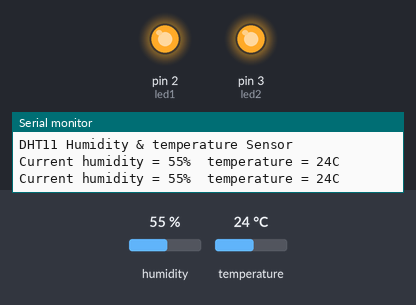
The sketch below on a simulated Arduino Uno, built with avr-gcc and run on an emulated ATmega328P. On the bench: output pins drawn as LEDs (lit = HIGH), the last lines printed to the serial monitor. The test bench sets the inputs (shaded band); at power-on: temperature 24 °C, humidity 55 %. Pins used as bus, display or sensor lines are not drawn.

Above: at 8.7 s.
8.8 s: temperature set to 34 °C
17.7 s: temperature set to 37 °C
At 27.5 s:
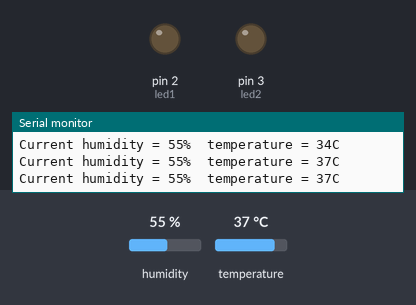
28.1 s: temperature set to 12 °C
At 38.1 s:
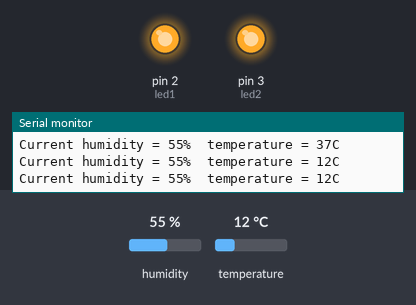
Timing chart, 0 to 39.6 s (numbered marks = the images above; inputs shaded):
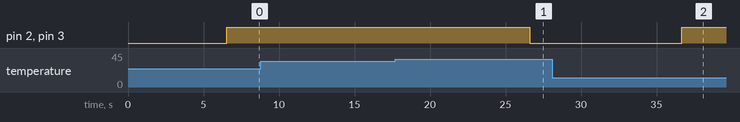

Measured:
- the behaviour switches between 35 and 36 °C on temperature (found by bisection; images 0 and 1)
- after the input at 17.7 s, pin 2 (led1), pin 3 (led2): HIGH → LOW after 8.9 s
- after the input at 28.1 s, pin 2 (led1), pin 3 (led2): LOW → HIGH after 8.6 s

The sketch:

dht11.ino
```cpp
#include <dht11.h>


#define dht_apin A0 // Analog Pin sensor is connected to

dht11 DHT11;

int fanPin = 1;
int led1 = 2;
int led2 = 3;

void setup(){

  Serial.begin(9600);
  delay(500);//Delay to let system boot
  Serial.println("DHT11 Humidity & temperature Sensor\n\n");
  delay(1000);//Wait before accessing Sensor

  pinMode(fanPin, OUTPUT);
  pinMode(led1, OUTPUT);
  pinMode(led2, OUTPUT);

}//end "setup()"

void loop(){
  //Start of Program

    DHT11.read(dht_apin);

    Serial.print("Current humidity = ");
    Serial.print(DHT11.humidity);
    Serial.print("%  ");
    Serial.print("temperature = ");
    Serial.print(DHT11.temperature);
    Serial.println("C  ");

    delay(5000);//Wait 5 seconds before accessing sensor again.

    if(DHT11.temperature > 35)
    {
        digitalWrite(fanPin, HIGH);
        digitalWrite(led1, LOW);
        digitalWrite(led2, LOW);
    }
    else
    {
      digitalWrite(fanPin, LOW);
      digitalWrite(led1, HIGH);

      digitalWrite(led2, HIGH);


    }

}// end loop(
```
